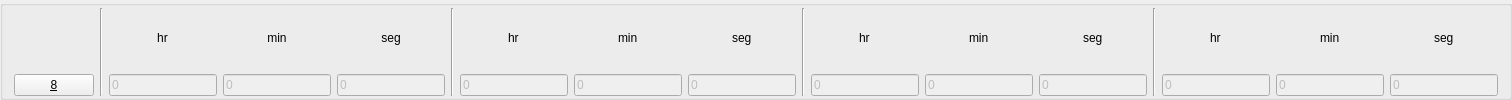
            <widget class="QGroupBox" name="groupbox8">
             <property name="title">
              <string/>
             </property>
             <layout class="QHBoxLayout" name="horizontalLayout_21">
              <property name="topMargin">
               <number>2</number>
              </property>
              <property name="bottomMargin">
               <number>1</number>
              </property>
              <item>
               <layout class="QHBoxLayout" name="horizontalLayout_22">
                <item alignment="Qt::AlignBottom">
                 <widget class="QPushButton" name="valve8">
                  <property name="sizePolicy">
                   <sizepolicy hsizetype="Expanding" vsizetype="Fixed">
                    <horstretch>0</horstretch>
                    <verstretch>0</verstretch>
                   </sizepolicy>
                  </property>
                  <property name="text">
                   <string>&amp;8</string>
                  </property>
                  <property name="checkable">
                   <bool>true</bool>
                  </property>
                 </widget>
                </item>
                <item>
                 <widget class="Line" name="line_6">
                  <property name="orientation">
                   <enum>Qt::Vertical</enum>
                  </property>
                 </widget>
                </item>
                <item>
                 <layout class="QVBoxLayout" name="verticalLayout_50">
                  <item alignment="Qt::AlignHCenter">
                   <widget class="QLabel" name="label_54">
                    <property name="sizePolicy">
                     <sizepolicy hsizetype="Fixed" vsizetype="Preferred">
                      <horstretch>0</horstretch>
                      <verstretch>0</verstretch>
                     </sizepolicy>
                    </property>
                    <property name="text">
                     <string>hr</string>
                    </property>
                    <property name="alignment">
                     <set>Qt::AlignCenter</set>
                    </property>
                   </widget>
                  </item>
                  <item>
                   <widget class="QLineEdit" name="edit8_delayh">
                    <property name="enabled">
                     <bool>false</bool>
                    </property>
                    <property name="sizePolicy">
                     <sizepolicy hsizetype="Expanding" vsizetype="Fixed">
                      <horstretch>0</horstretch>
                      <verstretch>0</verstretch>
                     </sizepolicy>
                    </property>
                    <property name="styleSheet">
                     <string notr="true"/>
                    </property>
                    <property name="text">
                     <string>0</string>
                    </property>
                    <property name="placeholderText">
                     <string/>
                    </property>
                   </widget>
                  </item>
                 </layout>
                </item>
                <item>
                 <layout class="QVBoxLayout" name="verticalLayout_51">
                  <item alignment="Qt::AlignHCenter">
                   <widget class="QLabel" name="label_55">
                    <property name="sizePolicy">
                     <sizepolicy hsizetype="Fixed" vsizetype="Preferred">
                      <horstretch>0</horstretch>
                      <verstretch>0</verstretch>
                     </sizepolicy>
                    </property>
                    <property name="text">
                     <string>min</string>
                    </property>
                    <property name="alignment">
                     <set>Qt::AlignCenter</set>
                    </property>
                   </widget>
                  </item>
                  <item>
                   <widget class="QLineEdit" name="edit8_delaym">
                    <property name="enabled">
                     <bool>false</bool>
                    </property>
                    <property name="text">
                     <string>0</string>
                    </property>
                   </widget>
                  </item>
                 </layout>
                </item>
                <item>
                 <layout class="QVBoxLayout" name="verticalLayout_52">
                  <item>
                   <widget class="QLabel" name="label_56">
                    <property name="sizePolicy">
                     <sizepolicy hsizetype="Preferred" vsizetype="Preferred">
                      <horstretch>0</horstretch>
                      <verstretch>0</verstretch>
                     </sizepolicy>
                    </property>
                    <property name="text">
                     <string>seg</string>
                    </property>
                    <property name="alignment">
                     <set>Qt::AlignCenter</set>
                    </property>
                   </widget>
                  </item>
                  <item>
                   <widget class="QLineEdit" name="edit8_delays">
                    <property name="enabled">
                     <bool>false</bool>
                    </property>
                    <property name="text">
                     <string>0</string>
                    </property>
                   </widget>
                  </item>
                 </layout>
                </item>
               </layout>
              </item>
              <item>
               <widget class="Line" name="line_10">
                <property name="orientation">
                 <enum>Qt::Vertical</enum>
                </property>
               </widget>
              </item>
              <item>
               <layout class="QHBoxLayout" name="horizontalLayout_23">
                <item>
                 <layout class="QVBoxLayout" name="verticalLayout_53">
                  <item alignment="Qt::AlignHCenter">
                   <widget class="QLabel" name="label_57">
                    <property name="sizePolicy">
                     <sizepolicy hsizetype="Fixed" vsizetype="Preferred">
                      <horstretch>0</horstretch>
                      <verstretch>0</verstretch>
                     </sizepolicy>
                    </property>
                    <property name="text">
                     <string>hr</string>
                    </property>
                   </widget>
                  </item>
                  <item>
                   <widget class="QLineEdit" name="edit8_onh">
                    <property name="enabled">
                     <bool>false</bool>
                    </property>
                    <property name="sizePolicy">
                     <sizepolicy hsizetype="Expanding" vsizetype="Fixed">
                      <horstretch>0</horstretch>
                      <verstretch>0</verstretch>
                     </sizepolicy>
                    </property>
                    <property name="styleSheet">
                     <string notr="true"/>
                    </property>
                    <property name="text">
                     <string>0</string>
                    </property>
                    <property name="placeholderText">
                     <string/>
                    </property>
                   </widget>
                  </item>
                 </layout>
                </item>
                <item>
                 <layout class="QVBoxLayout" name="verticalLayout_54">
                  <item alignment="Qt::AlignHCenter">
                   <widget class="QLabel" name="label_58">
                    <property name="sizePolicy">
                     <sizepolicy hsizetype="Fixed" vsizetype="Preferred">
                      <horstretch>0</horstretch>
                      <verstretch>0</verstretch>
                     </sizepolicy>
                    </property>
                    <property name="text">
                     <string>min</string>
                    </property>
                   </widget>
                  </item>
                  <item>
                   <widget class="QLineEdit" name="edit8_onm">
                    <property name="enabled">
                     <bool>false</bool>
                    </property>
                    <property name="sizePolicy">
                     <sizepolicy hsizetype="Expanding" vsizetype="Fixed">
                      <horstretch>0</horstretch>
                      <verstretch>0</verstretch>
                     </sizepolicy>
                    </property>
                    <property name="styleSheet">
                     <string notr="true"/>
                    </property>
                    <property name="text">
                     <string>0</string>
                    </property>
                    <property name="placeholderText">
                     <string/>
                    </property>
                   </widget>
                  </item>
                 </layout>
                </item>
                <item>
                 <layout class="QVBoxLayout" name="verticalLayout_55">
                  <item alignment="Qt::AlignHCenter">
                   <widget class="QLabel" name="label_59">
                    <property name="sizePolicy">
                     <sizepolicy hsizetype="Fixed" vsizetype="Preferred">
                      <horstretch>0</horstretch>
                      <verstretch>0</verstretch>
                     </sizepolicy>
                    </property>
                    <property name="text">
                     <string>seg</string>
                    </property>
                   </widget>
                  </item>
                  <item>
                   <widget class="QLineEdit" name="edit8_ons">
                    <property name="enabled">
                     <bool>false</bool>
                    </property>
                    <property name="sizePolicy">
                     <sizepolicy hsizetype="Expanding" vsizetype="Fixed">
                      <horstretch>0</horstretch>
                      <verstretch>0</verstretch>
                     </sizepolicy>
                    </property>
                    <property name="styleSheet">
                     <string notr="true"/>
                    </property>
                    <property name="text">
                     <string>0</string>
                    </property>
                    <property name="placeholderText">
                     <string/>
                    </property>
                   </widget>
                  </item>
                 </layout>
                </item>
               </layout>
              </item>
              <item>
               <widget class="Line" name="line_11">
                <property name="orientation">
                 <enum>Qt::Vertical</enum>
                </property>
               </widget>
              </item>
              <item>
               <layout class="QHBoxLayout" name="horizontalLayout_24">
                <item>
                 <layout class="QVBoxLayout" name="verticalLayout_56">
                  <item alignment="Qt::AlignHCenter">
                   <widget class="QLabel" name="label_60">
                    <property name="sizePolicy">
                     <sizepolicy hsizetype="Fixed" vsizetype="Preferred">
                      <horstretch>0</horstretch>
                      <verstretch>0</verstretch>
                     </sizepolicy>
                    </property>
                    <property name="text">
                     <string>hr</string>
                    </property>
                   </widget>
                  </item>
                  <item>
                   <widget class="QLineEdit" name="edit8_offh">
                    <property name="enabled">
                     <bool>false</bool>
                    </property>
                    <property name="sizePolicy">
                     <sizepolicy hsizetype="Expanding" vsizetype="Fixed">
                      <horstretch>0</horstretch>
                      <verstretch>0</verstretch>
                     </sizepolicy>
                    </property>
                    <property name="styleSheet">
                     <string notr="true"/>
                    </property>
                    <property name="text">
                     <string>0</string>
                    </property>
                    <property name="placeholderText">
                     <string/>
                    </property>
                   </widget>
                  </item>
                 </layout>
                </item>
                <item>
                 <layout class="QVBoxLayout" name="verticalLayout_57">
                  <item alignment="Qt::AlignHCenter">
                   <widget class="QLabel" name="label_61">
                    <property name="sizePolicy">
                     <sizepolicy hsizetype="Fixed" vsizetype="Preferred">
                      <horstretch>0</horstretch>
                      <verstretch>0</verstretch>
                     </sizepolicy>
                    </property>
                    <property name="text">
                     <string>min</string>
                    </property>
                   </widget>
                  </item>
                  <item>
                   <widget class="QLineEdit" name="edit8_offm">
                    <property name="enabled">
                     <bool>false</bool>
                    </property>
                    <property name="sizePolicy">
                     <sizepolicy hsizetype="Expanding" vsizetype="Fixed">
                      <horstretch>0</horstretch>
                      <verstretch>0</verstretch>
                     </sizepolicy>
                    </property>
                    <property name="styleSheet">
                     <string notr="true"/>
                    </property>
                    <property name="text">
                     <string>0</string>
                    </property>
                    <property name="placeholderText">
                     <string/>
                    </property>
                   </widget>
                  </item>
                 </layout>
                </item>
                <item>
                 <layout class="QVBoxLayout" name="verticalLayout_58">
                  <item alignment="Qt::AlignHCenter">
                   <widget class="QLabel" name="label_62">
                    <property name="sizePolicy">
                     <sizepolicy hsizetype="Fixed" vsizetype="Preferred">
                      <horstretch>0</horstretch>
                      <verstretch>0</verstretch>
                     </sizepolicy>
                    </property>
                    <property name="text">
                     <string>seg</string>
                    </property>
                   </widget>
                  </item>
                  <item>
                   <widget class="QLineEdit" name="edit8_offs">
                    <property name="enabled">
                     <bool>false</bool>
                    </property>
                    <property name="sizePolicy">
                     <sizepolicy hsizetype="Expanding" vsizetype="Fixed">
                      <horstretch>0</horstretch>
                      <verstretch>0</verstretch>
                     </sizepolicy>
                    </property>
                    <property name="styleSheet">
                     <string notr="true"/>
                    </property>
                    <property name="text">
                     <string>0</string>
                    </property>
                    <property name="placeholderText">
                     <string/>
                    </property>
                   </widget>
                  </item>
                 </layout>
                </item>
               </layout>
              </item>
              <item>
               <widget class="Line" name="line_12">
                <property name="orientation">
                 <enum>Qt::Vertical</enum>
                </property>
               </widget>
              </item>
              <item>
               <layout class="QHBoxLayout" name="horizontalLayout_25">
                <item>
                 <layout class="QVBoxLayout" name="verticalLayout_59">
                  <item alignment="Qt::AlignHCenter">
                   <widget class="QLabel" name="label_63">
                    <property name="sizePolicy">
                     <sizepolicy hsizetype="Fixed" vsizetype="Preferred">
                      <horstretch>0</horstretch>
                      <verstretch>0</verstretch>
                     </sizepolicy>
                    </property>
                    <property name="text">
                     <string>hr</string>
                    </property>
                   </widget>
                  </item>
                  <item>
                   <widget class="QLineEdit" name="edit8_totalh">
                    <property name="enabled">
                     <bool>false</bool>
                    </property>
                    <property name="sizePolicy">
                     <sizepolicy hsizetype="Expanding" vsizetype="Fixed">
                      <horstretch>0</horstretch>
                      <verstretch>0</verstretch>
                     </sizepolicy>
                    </property>
                    <property name="styleSheet">
                     <string notr="true"/>
                    </property>
                    <property name="text">
                     <string>0</string>
                    </property>
                    <property name="placeholderText">
                     <string/>
                    </property>
                   </widget>
                  </item>
                 </layout>
                </item>
                <item>
                 <layout class="QVBoxLayout" name="verticalLayout_60">
                  <item alignment="Qt::AlignHCenter">
                   <widget class="QLabel" name="label_64">
                    <property name="sizePolicy">
                     <sizepolicy hsizetype="Fixed" vsizetype="Preferred">
                      <horstretch>0</horstretch>
                      <verstretch>0</verstretch>
                     </sizepolicy>
                    </property>
                    <property name="text">
                     <string>min</string>
                    </property>
                   </widget>
                  </item>
                  <item>
                   <widget class="QLineEdit" name="edit8_totalm">
                    <property name="enabled">
                     <bool>false</bool>
                    </property>
                    <property name="sizePolicy">
                     <sizepolicy hsizetype="Expanding" vsizetype="Fixed">
                      <horstretch>0</horstretch>
                      <verstretch>0</verstretch>
                     </sizepolicy>
                    </property>
                    <property name="styleSheet">
                     <string notr="true"/>
                    </property>
                    <property name="text">
                     <string>0</string>
                    </property>
                    <property name="placeholderText">
                     <string/>
                    </property>
                   </widget>
                  </item>
                 </layout>
                </item>
                <item>
                 <layout class="QVBoxLayout" name="verticalLayout_61">
                  <item alignment="Qt::AlignHCenter">
                   <widget class="QLabel" name="label_65">
                    <property name="sizePolicy">
                     <sizepolicy hsizetype="Fixed" vsizetype="Preferred">
                      <horstretch>0</horstretch>
                      <verstretch>0</verstretch>
                     </sizepolicy>
                    </property>
                    <property name="text">
                     <string>seg</string>
                    </property>
                   </widget>
                  </item>
                  <item>
                   <widget class="QLineEdit" name="edit8_totals">
                    <property name="enabled">
                     <bool>false</bool>
                    </property>
                    <property name="sizePolicy">
                     <sizepolicy hsizetype="Expanding" vsizetype="Fixed">
                      <horstretch>0</horstretch>
                      <verstretch>0</verstretch>
                     </sizepolicy>
                    </property>
                    <property name="styleSheet">
                     <string notr="true"/>
                    </property>
                    <property name="text">
                     <string>0</string>
                    </property>
                    <property name="placeholderText">
                     <string/>
                    </property>
                   </widget>
                  </item>
                 </layout>
                </item>
               </layout>
              </item>
             </layout>
            </widget>
